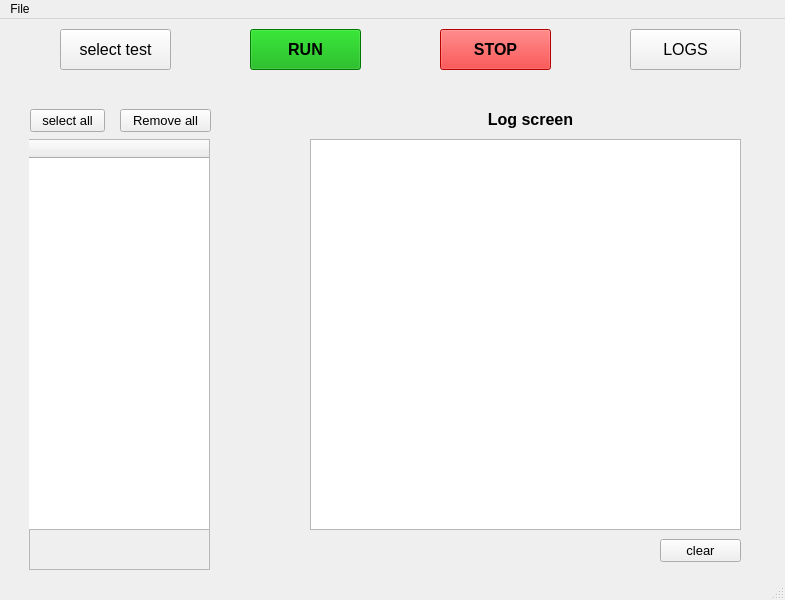
<?xml version="1.0" encoding="UTF-8"?>
<ui version="4.0">
 <class>MainWindow</class>
 <widget class="QMainWindow" name="MainWindow">
  <property name="geometry">
   <rect>
    <x>0</x>
    <y>0</y>
    <width>785</width>
    <height>600</height>
   </rect>
  </property>
  <property name="windowTitle">
   <string>MainWindow</string>
  </property>
  <widget class="QWidget" name="centralwidget">
   <widget class="QLabel" name="label_logs">
    <property name="geometry">
     <rect>
      <x>480</x>
      <y>90</y>
      <width>101</width>
      <height>21</height>
     </rect>
    </property>
    <property name="font">
     <font>
      <pointsize>12</pointsize>
      <weight>75</weight>
      <bold>true</bold>
     </font>
    </property>
    <property name="text">
     <string>Log screen</string>
    </property>
    <property name="alignment">
     <set>Qt::AlignCenter</set>
    </property>
   </widget>
   <widget class="QPushButton" name="run_test_button">
    <property name="enabled">
     <bool>true</bool>
    </property>
    <property name="geometry">
     <rect>
      <x>250</x>
      <y>10</y>
      <width>111</width>
      <height>41</height>
     </rect>
    </property>
    <property name="font">
     <font>
      <pointsize>12</pointsize>
      <weight>75</weight>
      <bold>true</bold>
     </font>
    </property>
    <property name="cursor">
     <cursorShape>PointingHandCursor</cursorShape>
    </property>
    <property name="toolTip">
     <string>Run test</string>
    </property>
    <property name="toolTipDuration">
     <number>1</number>
    </property>
    <property name="statusTip">
     <string>Run test</string>
    </property>
    <property name="styleSheet">
     <string notr="true">background-color: rgb(0, 170, 0);</string>
    </property>
    <property name="text">
     <string>RUN</string>
    </property>
    <property name="shortcut">
     <string/>
    </property>
   </widget>
   <widget class="QPushButton" name="stop_button">
    <property name="geometry">
     <rect>
      <x>440</x>
      <y>10</y>
      <width>111</width>
      <height>41</height>
     </rect>
    </property>
    <property name="font">
     <font>
      <pointsize>12</pointsize>
      <weight>75</weight>
      <bold>true</bold>
     </font>
    </property>
    <property name="cursor">
     <cursorShape>PointingHandCursor</cursorShape>
    </property>
    <property name="toolTip">
     <string>Stop run tests</string>
    </property>
    <property name="toolTipDuration">
     <number>1</number>
    </property>
    <property name="statusTip">
     <string>Stop run</string>
    </property>
    <property name="styleSheet">
     <string notr="true">background-color: rgb(255, 0, 0);</string>
    </property>
    <property name="text">
     <string>STOP</string>
    </property>
    <property name="shortcut">
     <string/>
    </property>
   </widget>
   <widget class="QPushButton" name="logs_button">
    <property name="geometry">
     <rect>
      <x>630</x>
      <y>10</y>
      <width>111</width>
      <height>41</height>
     </rect>
    </property>
    <property name="font">
     <font>
      <pointsize>12</pointsize>
     </font>
    </property>
    <property name="cursor">
     <cursorShape>PointingHandCursor</cursorShape>
    </property>
    <property name="toolTip">
     <string>Show logs</string>
    </property>
    <property name="toolTipDuration">
     <number>1</number>
    </property>
    <property name="statusTip">
     <string>Show logs</string>
    </property>
    <property name="text">
     <string>LOGS</string>
    </property>
   </widget>
   <widget class="QFrame" name="frame">
    <property name="geometry">
     <rect>
      <x>29</x>
      <y>120</y>
      <width>181</width>
      <height>431</height>
     </rect>
    </property>
    <property name="frameShape">
     <enum>QFrame::StyledPanel</enum>
    </property>
    <property name="frameShadow">
     <enum>QFrame::Raised</enum>
    </property>
    <widget class="QTreeWidget" name="treeWidget_select_test">
     <property name="geometry">
      <rect>
       <x>-10</x>
       <y>0</y>
       <width>191</width>
       <height>391</height>
      </rect>
     </property>
     <column>
      <property name="text">
       <string notr="true">1</string>
      </property>
     </column>
    </widget>
   </widget>
   <widget class="QPushButton" name="select_test_button">
    <property name="geometry">
     <rect>
      <x>60</x>
      <y>10</y>
      <width>111</width>
      <height>41</height>
     </rect>
    </property>
    <property name="font">
     <font>
      <pointsize>12</pointsize>
     </font>
    </property>
    <property name="cursor">
     <cursorShape>PointingHandCursor</cursorShape>
    </property>
    <property name="toolTip">
     <string>Select folder</string>
    </property>
    <property name="toolTipDuration">
     <number>1</number>
    </property>
    <property name="statusTip">
     <string>Select test</string>
    </property>
    <property name="text">
     <string>select test</string>
    </property>
    <property name="shortcut">
     <string/>
    </property>
   </widget>
   <widget class="QPushButton" name="select_all_button">
    <property name="geometry">
     <rect>
      <x>30</x>
      <y>90</y>
      <width>75</width>
      <height>23</height>
     </rect>
    </property>
    <property name="font">
     <font>
      <pointsize>10</pointsize>
     </font>
    </property>
    <property name="text">
     <string>select all</string>
    </property>
   </widget>
   <widget class="QPushButton" name="deselect_all_button">
    <property name="geometry">
     <rect>
      <x>120</x>
      <y>90</y>
      <width>91</width>
      <height>23</height>
     </rect>
    </property>
    <property name="font">
     <font>
      <pointsize>10</pointsize>
     </font>
    </property>
    <property name="text">
     <string>Remove all</string>
    </property>
   </widget>
   <widget class="QTextEdit" name="textEdit">
    <property name="geometry">
     <rect>
      <x>310</x>
      <y>120</y>
      <width>431</width>
      <height>391</height>
     </rect>
    </property>
    <property name="toolTipDuration">
     <number>1</number>
    </property>
   </widget>
   <widget class="QPushButton" name="clear_logs_button">
    <property name="geometry">
     <rect>
      <x>660</x>
      <y>520</y>
      <width>81</width>
      <height>23</height>
     </rect>
    </property>
    <property name="font">
     <font>
      <pointsize>10</pointsize>
     </font>
    </property>
    <property name="cursor">
     <cursorShape>PointingHandCursor</cursorShape>
    </property>
    <property name="toolTip">
     <string>Clear log screen</string>
    </property>
    <property name="toolTipDuration">
     <number>1</number>
    </property>
    <property name="statusTip">
     <string>Clear log screen</string>
    </property>
    <property name="text">
     <string>clear</string>
    </property>
   </widget>
  </widget>
  <widget class="QMenuBar" name="menubar">
   <property name="geometry">
    <rect>
     <x>0</x>
     <y>0</y>
     <width>785</width>
     <height>21</height>
    </rect>
   </property>
   <widget class="QMenu" name="menuFile">
    <property name="title">
     <string>File</string>
    </property>
    <addaction name="action_Run"/>
    <addaction name="action_Stop"/>
    <addaction name="separator"/>
    <addaction name="actionSelect_test"/>
    <addaction name="actionShow_logs"/>
    <addaction name="actionClear_logs"/>
   </widget>
   <addaction name="menuFile"/>
  </widget>
  <widget class="QStatusBar" name="statusbar"/>
  <action name="action_Run">
   <property name="text">
    <string>Run</string>
   </property>
   <property name="statusTip">
    <string>Run test</string>
   </property>
   <property name="shortcut">
    <string>Ctrl+R</string>
   </property>
  </action>
  <action name="actionStop">
   <property name="text">
    <string>Stop</string>
   </property>
   <property name="shortcut">
    <string>Ctrl+S</string>
   </property>
  </action>
  <action name="action_Ctrl_C">
   <property name="text">
    <string> Ctrl + R</string>
   </property>
  </action>
  <action name="action_Stop">
   <property name="text">
    <string>Stop</string>
   </property>
   <property name="statusTip">
    <string>Stop test</string>
   </property>
   <property name="shortcut">
    <string>Ctrl+S</string>
   </property>
  </action>
  <action name="actionCtrl_S">
   <property name="text">
    <string>Ctrl + S</string>
   </property>
  </action>
  <action name="actionSelect_test">
   <property name="text">
    <string>Select test</string>
   </property>
   <property name="statusTip">
    <string>Select test</string>
   </property>
   <property name="shortcut">
    <string>Ctrl+A</string>
   </property>
  </action>
  <action name="actionShow_logs">
   <property name="text">
    <string>Show logs</string>
   </property>
   <property name="statusTip">
    <string>Show logs</string>
   </property>
   <property name="shortcut">
    <string>Ctrl+L</string>
   </property>
  </action>
  <action name="actionClear_logs">
   <property name="text">
    <string>Clear logs</string>
   </property>
   <property name="statusTip">
    <string>Clear logs</string>
   </property>
   <property name="shortcut">
    <string>Ctrl+C</string>
   </property>
  </action>
 </widget>
 <resources/>
 <connections/>
</ui>
